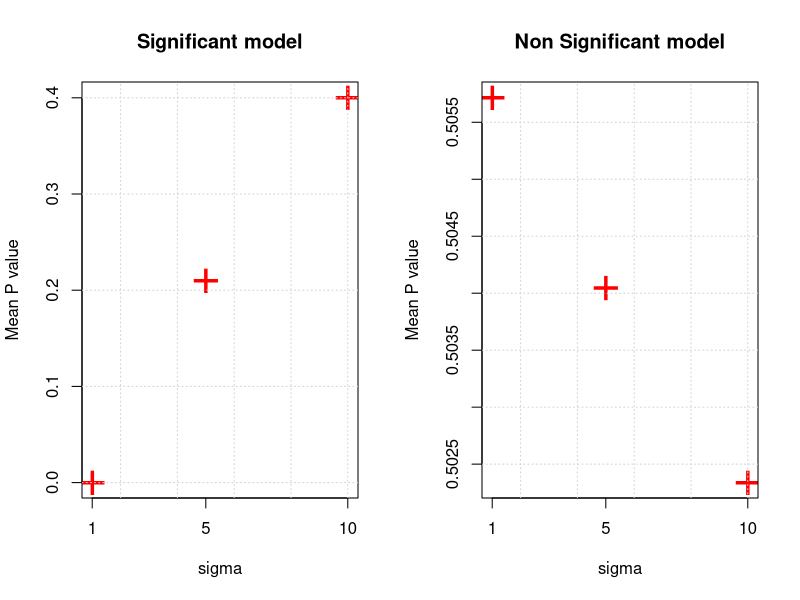
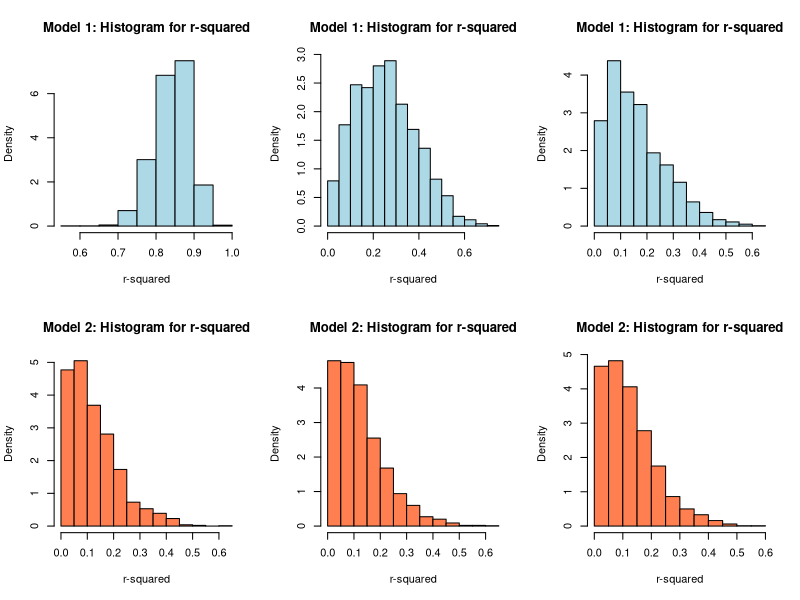
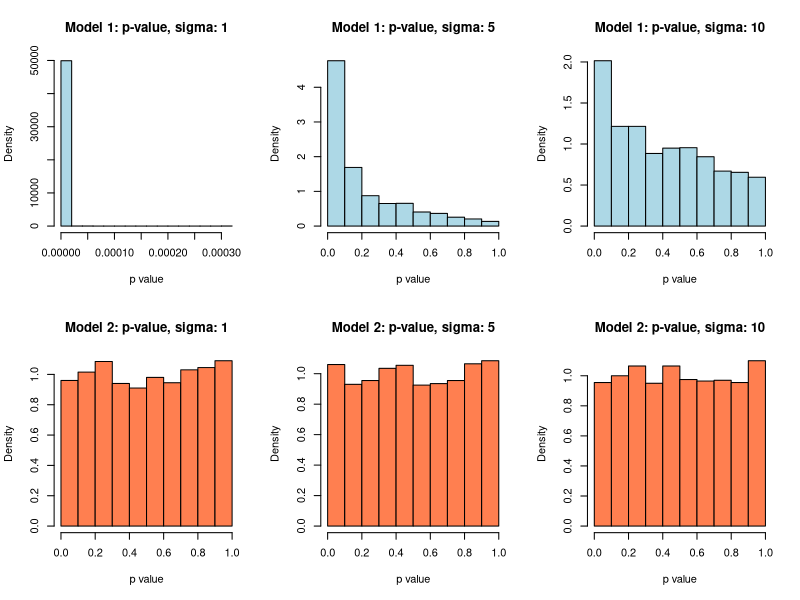
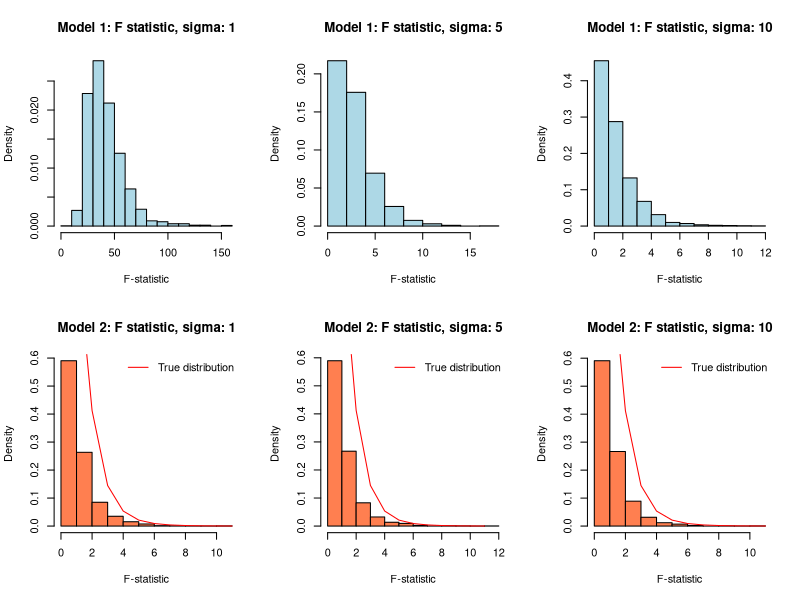

R code for these plots, in order: (Note: this script raises an error after producing the figures.)
## ---- chunk 1
options(scipen = 1, digits = 4, width = 80)
library(knitr)
opts_chunk$set(cache = TRUE, autodep = TRUE)
## ---- chunk 2

#set the  seed
birthday = 19771212
set.seed(birthday)

#Read in the data
df1 = read.csv("study_1.csv")

#No of simulations
m = 2000

# No of observations
n = nrow(df1)

#No of parameters of the significant model
p = 4

#Function to Simulate MLR
sim_mlr = function(df, betas, sigma) {
  n = nrow(df)
  X = cbind(x0 = rep(1, n), as.matrix(df[-1]))
  epsilon = rnorm(n, mean = 0, sd = sigma)
  Y = X %*% betas + epsilon
  df["y"] = Y
  return(df)
}

#Sigmas to be simulated
sigmas = c(1, 5, 10)

#Model 1 - significant model betas
betas1 = c(3, 1, 1, 1)

#Initialize matrices to store results for model 1
f_stat_1 = matrix(0, m, length(sigmas))
p_val_1 =  matrix(0, m, length(sigmas))
r_squared_1 = matrix(0, m, length(sigmas))


#Simulate MLR 2000 times for each sigma and store results in a matrix.
for (j in 1:length(sigmas))
{
  for (i in 1:m)
  {
    #Simulate MLR
    df1 = sim_mlr(df1, betas1, sigmas[j])
    
    # Fit the model and store its summary
    model_fitted_sum = summary(lm(y ~ x1 + x2 + x3, data = df1))
    
    #Store f statistic, r squared and p value for this simulation
    f_stat_1[i, j] = model_fitted_sum$fstatistic["value"]
    r_squared_1[i, j] = model_fitted_sum$r.squared
    p_val_1[i, j] = pf(f_stat_1[i, j], p - 1, n - p, lower.tail = FALSE)
  }
}  

## ---- chunk 3
#Model 2

#Read in the data
df1 = read.csv("study_1.csv")

#No of simulations
m = 2000

# No of observations
n = nrow(df1)

#No of parameters of the significant model
p = 4

#Sigmas to be simulated
sigmas = c(1, 5, 10)

#betas
betas = c(3,0,0,0)

#Initialize matrices to store results for model 2
f_stat_2 = matrix(0, m, length(sigmas))
p_val_2 =  matrix(0, m, length(sigmas))
r_squared_2 = matrix(0, m, length(sigmas))

#Simulate MLR for each sigma and store results
for(j in 1:length(sigmas))
{  
  for (i in 1:m)
  {
    df1 = sim_mlr(df1,betas,sigmas[j])
    model_fitted_sum = summary(lm(y ~ x1+x2+x3, data = df1) )
    f_stat_2[i,j] = model_fitted_sum$fstatistic["value"]
    r_squared_2[i,j]= model_fitted_sum$r.squared
    p_val_2[i,j] = pf(f_stat_2[i,j],p-1,n-p,lower.tail = FALSE)
  }
}  


## ---- chunk 4
library(knitr)

# Store the value in data frame for model 1
model1.table = rbind( colMeans(p_val_1), colMeans(f_stat_1), colMeans(r_squared_1))
colnames(model1.table) = c("sigma = 1","sigma = 5", "sigma = 10")
rownames(model1.table) = c("P value mean ","F-statistic mean", "R squared mean")

# Store the value in data frame for model 2
model2.table = rbind( colMeans(p_val_2), colMeans(f_stat_2), colMeans(r_squared_2))
colnames(model2.table) = c("sigma = 1","sigma = 5", "sigma = 10")
rownames(model2.table) = c("P value mean ","F-statistic mean", "R squared mean")



## ---- chunk 5
par(mfrow=c(1,2))

plot( y = colMeans(p_val_1), x = sigmas,  xlab = "sigma", ylab ="Mean P value", cex =3,pch ="+", main ="Significant model" ,lty = 1, col ="red",xaxt='n' )
axis(1,at=sigmas)
grid()

plot( y = colMeans(p_val_2), x = sigmas,  xlab = "sigma", ylab ="Mean P value", cex =3,pch ="+", main ="Non Significant model" ,lty = 1, col ="red",xaxt='n' )
axis(1,at=sigmas)
grid()
## ---- chunk 6
par(mfrow=c(2,3))

for (i in 1:3)
{
  hist(r_squared_1[,i],freq = FALSE, main = "Model 1: Histogram for r-squared",col ="light blue", xlab = "r-squared")
}

for (i in 1:3)
{
  hist(r_squared_2[,i],freq = FALSE, main = "Model 2: Histogram for r-squared",col ="coral", xlab = "r-squared")
}
## ---- chunk 7
par(mfrow=c(2,3))

for (i in 1:3)
{
  title = paste("Model 1: p-value, sigma:",  sigmas[i])

  hist(p_val_1[,i],freq = FALSE, main = title, col ="light blue",xlab = "p value")
}

for (i in 1:3)
{
  title = paste("Model 2: p-value, sigma:",  sigmas[i])

  hist(p_val_2[,i],freq = FALSE, main = title,xlab = "p value", col = "coral")
}

## ---- chunk 8

par(mfrow=c(2,3))

for (i in 1:3)
{
  title = paste("Model 1: F statistic, sigma:",  sigmas[i])
  hist(f_stat_1[,i],freq = FALSE, col = "light blue", main = title, xlab = "F-statistic" )
}

for (i in 1:3)
{
  title = paste("Model 2: F statistic, sigma:",  sigmas[i])
  hist(f_stat_2[,i],freq = FALSE, main = title,col = "coral", xlab = "F-statistic")
  lines(pf(0:10,df1 = p-1, df2 = n-p,lower.tail = FALSE), col = "red")
  legend("topright", 
       c("True distribution"), 
       lty=c(1), 
       col=c("red"), 
       bty = "n")
}



## ---- chunk 9
df1 = read.csv("study_2.csv")
#No of simulations
m = 500
library(knitr)
set.seed(19771212)
## ---- chunk 10
#Function to Simulate MLR
sim_mlr = function(df, betas, sigma) {
  n = nrow(df)
  X = cbind(x0= rep(1,n), as.matrix(df[2:7]))
  epsilon = rnorm(n, mean = 0, sd = sigma)
  Y = X %*% betas + epsilon
  df["y"] = Y
  return(df)
}

## ---- chunk 11
#Function to calculate and return training RMSE and test RMSE for a model
evaluate_model <-function(fitted_model,train_data, test_data)
{

 rmse_train = sqrt(mean(fitted_model$residuals^2))
  
 new_data1 = test_data[,names(fitted_model$model)][-1]
 
 y_test_pred = predict(fitted_model, newdata = new_data1) 

 residual_test =   as.vector(y_test_pred - as.vector(test_data["y"]))[,1]

 rmse_test  = sqrt(mean(residual_test^2))
  
 result = c(rmse_train, rmse_test)

}
## ---- chunk 12
#Function to simulate a run for a given sigma and beta
simulate_run <-function(df, betas, sigma, num_sim = 1000 )
{

 min_count = rep(0,9)
 
 result_train = matrix(0, 9, num_sim)
 result_test = matrix(0, 9, num_sim)

 #Create the model
 response = "y"
 predictors = c("x1","x2","x3","x4","x5","x6","x7","x8","x9") 
 
 #Run 1000 simulations
 for(q in 1:num_sim)
 {
  #Simulate MLR
  df = sim_mlr(df,betas,sigma)
  
  #Split training and test data
  trn_idx = sample(1:nrow(df), 250)
  tst_idx = setdiff(1:nrow(df), trn_idx)
  trn_data = df[trn_idx,]
  tst_data  = df[tst_idx,]
  
  #initialize test RMSE to a large value
  min_model = 10^6

  #Run linear regression on 9 models, evaluate and store RMSE  for test and training data
  for(model_num  in 1:9)
  {
    f = as.formula(paste (response, paste(predictors[1:model_num],collapse = "+"),sep = "~")) 
    #print(f)
    
    #Fit the model and find test and train RMSE
    model_true = lm(f ,data = trn_data)
    result = evaluate_model(model_true,trn_data,tst_data)
    result_train[model_num,q] = result[1]
    result_test[model_num,q] = result[2]
    
    #Compare test RMSE with best so far
    min_model = min(min_model, result[2])
    
    #update the best model based on test RMSE
    if (min_model == result[2])
    {
      best_model_idx = model_num
      
    }
  } 
  
  #update the count of best model
  min_count[best_model_idx] = min_count[best_model_idx] + 1
 }
 
 result = list(rowMeans(result_train), rowMeans(result_test), min_count) 
 
 names(result) = c("train_rmse", "test_rmse", "counts")
 return (result )

}  

## ---- chunk 13


#sigmas to be simulated
sigmas = c(1,2,4)

#Model betas
betas1 = c(0,3,-4,1.6,-1.1,0.7,0.5)


#Run simualtion for 3 different sigmas
result_sigma1 =  simulate_run(df = df1, betas = betas1, sigma = sigmas[1], num_sim = 1000 )
    
result_sigma2 =  simulate_run(df = df1, betas = betas1, sigma = sigmas[2], num_sim = 1000 )

result_sigma4 =  simulate_run(df = df1, betas = betas1, sigma = sigmas[3], num_sim = 1000 )


## ---- chunk 14


plot(result_sigma1$counts, ylab = "No of times the model is best",xlab = "model number",main = "Best Count vs model number (sigma = 1)",pch = 15, col = "red")
grid(nx = 8) 
axis(side = 1, at = 1:9)

plot(result_sigma2$counts, ylab = "No of times the model is best",xlab = "model number",main = "Best Count vs model number (sigma = 2)",pch = 15, col = "red")
grid(nx = 8) 

axis(side = 1, at = 1:9)
plot(result_sigma4$counts, ylab = "No of times the model is best",xlab = "model number",main = "Best Count vs model number (sigma = 4)",pch = 15, col = "red")
axis(side = 1, at = 1:9)
grid(nx = 8) 

## ---- chunk 15
#par(mfrow=c(1,3))
plot(result_sigma1$train_rmse,pch = 15, col = "red",main = "Mean RMSE vs model number , sigma = 1", xlab = "model number", ylab = " RMSE")
points(result_sigma1$test_rmse, col = "blue", pch = 4)
legend("topright", 
       c("Train RMSE", "Test RMSE"), 
       pch =c(15,4), 
       col=c("red", "blue"), 
       bty = "n")

grid(nx = 8) 
axis(side = 1, at = 1:9)

plot(result_sigma2$train_rmse,pch = 15, col = "red",main = "Mean RMSE vs model number, sigma = 2", xlab = "model number", ylab = " RMSE")

points(result_sigma2$test_rmse, col = "blue", pch = 4)
legend("topright", 
       c("Train RMSE", "Test RMSE"), 
       pch =c(15,4), 
       col=c("red", "blue"), 
       bty = "n")

grid(nx = 8) 
axis(side = 1, at = 1:9)

plot(result_sigma4$train_rmse,pch = 15, col = "red",main = " Mean RMSE vs model number, sigma = 4",xlab = "model number", ylab = " RMSE")
points(result_sigma4$test_rmse, col = "blue", pch = 4)
legend("topright", 
       c("Train RMSE", "Test RMSE"), 
       pch =c(15,4), 
       col=c("red", "blue"), 
       bty = "n")
grid(nx = 8) 
axis(side = 1, at = 1:9)


## ---- chunk 16
#Function to Simulate SLR
sim_slr = function(x, beta_0 , beta_1, sigma) {
  n = length(x)
  epsilon = rnorm(n, mean = 0, sd = sigma)
  y = beta_0 + beta_1 * x + epsilon
  data.frame(predictor = x, response = y)
}

## ---- chunk 17
set.seed(19771212)
beta1_list = seq(from = -2, to = 2, by = .1)

sigmas = c(1,2,4)
alpha = 0.05
sample_list  = c(10,20,40)
num_sim = 1000
p_val = rep(0,num_sim)
  
results <- array(rep(0, length(sample_list)*length(sigmas)*length(beta1_list)), dim=c(length(beta1_list), length(sigmas), length(sample_list)))

for(beta1_idx in 1:length(beta1_list))
{
  

  #cat("beta1_idx:", beta1_idx, "beta1_list",beta1_list[beta1_idx], "\n")
  for(sigma_idx in 1:length(sigmas))
  {
    for(n_idx in 1:length(sample_list))
    {
      x_values = seq(0, 5, length = sample_list[n_idx])
      null_rej_count  = 0 
      for(i in 1:num_sim)
      {
        df1 = sim_slr(x_values,0,beta1_list[beta1_idx],sigmas[sigma_idx])
        model_sum = summary(lm(predictor~response, data = df1))
        p_val[i] = model_sum$coefficients["response","Pr(>|t|)"]
        #print(p_val)
        if(p_val[i] < alpha)
        {
          null_rej_count =  null_rej_count +1
          #cat("null reject_count", null_rej_count,"\n")
        }
      }    
      results[beta1_idx,sigma_idx,n_idx] = null_rej_count/num_sim
    }
  }
}  


## ---- chunk 18
#Plot the power vs signal curve 
for(sigma_idx in 1:length(sigmas))
{
  title = paste("Power curve with sigma =",sigmas[sigma_idx]) 
  plot(results[,sigma_idx,1], x=beta1_list, type = "l", col = "green", main = title, ylab = "Power", xlab = "beta1 (Signal)")
  lines(results[,sigma_idx,2], type = "l", x = beta1_list, col = "red")
  lines(results[,sigma_idx,3], type = "l", x= beta1_list, col = "blue")
  grid() 
  legend("bottomright", 
       c("n = 10", "n = 20","n = 40"), 
       lty=c(1),  
       col=c("green", "red", "blue")
       )
}  

## ---- chunk 19
power_sd = c(mean(results[,1,1]), mean(results[,2,1]), mean(results[,3,1]))

plot(power_sd, x=sigmas, col = "green", main = "Mean Power vs Sigma", ylab = "Power", xlab = "standard deviation",cex = 1.5, pch =15, ylim=c(0, 1), lty = 2, type = "o")

power_sd = c(mean(results[,1,2]), mean(results[,2,2]), mean(results[,3,2]))

lines(power_sd, x=sigmas, col = "red", main = "Mean Power vs Sigma", ylab = "Power", xlab = "standard deviation",cex = 1.5, pch =15,lty = 2, type = "o")
  
power_sd = c(mean(results[,1,3]), mean(results[,2,3]), mean(results[,3,3]))

lines(power_sd, x=sigmas, col = "blue", main = "Mean Power vs Sigma", ylab = "Power", xlab = "standard deviation",cex = 1.5, pch =15, type = "o", lty = 2)
  
grid()

legend("topright", 
       c("n = 10", "n = 20","n = 40"), 
       lty=c(2),  
       col=c("green", "red", "blue")
       )

## ---- chunk 20
snr = abs(c(beta1_list/1, beta1_list/2, beta1_list/4))

power = c(results[,1,1], results[,2,1],results[,3,1] ) 

xlab1= expression("Signal to noise ratio (" * beta[1]/sigma * ")")

plot(snr, power, xlab = xlab1 , col = "green")

power = c(results[,1,2], results[,2,2],results[,3,2] ) 

points(snr, power, col = "red")

power = c(results[,1,3], results[,2,3],results[,3,3] ) 

points(snr, power, col = "blue")

legend("bottomright", 
       c("n = 10", "n = 20","n = 40"), 
       pch =c(1),  
       col=c("green", "red", "blue")
       )
grid()
## ---- chunk 21
hist(p_val, main = "  p value for 1000 simulations (sigma = 4, n = 40 and beta1 = 2.0)")

